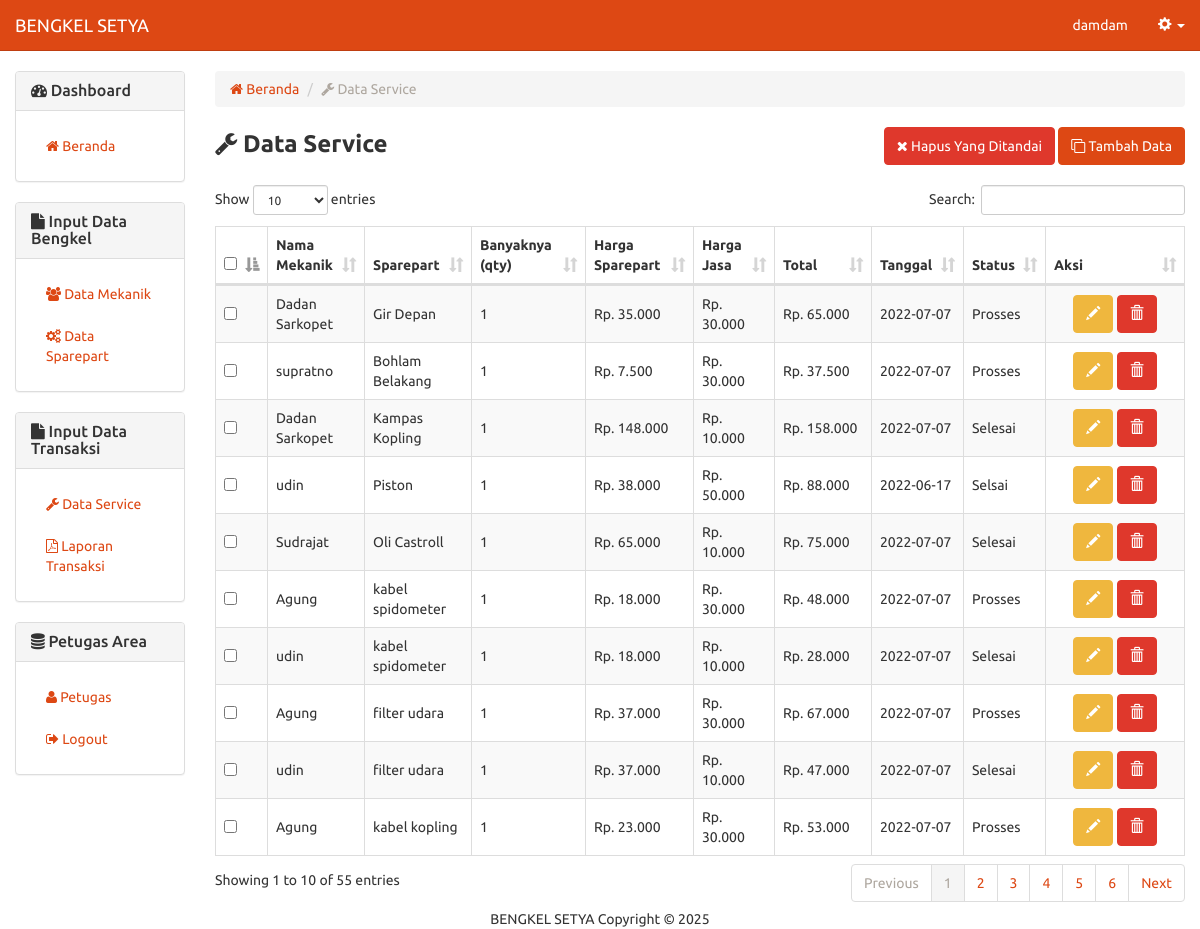
/bengkel/pembelian.php (signed in), run on the app's committed database.
### tables this page shows
CREATE TABLE `213_pembelian` (
  `id_pembelian` int(5) NOT NULL,
  `id_mekanik` int(5) DEFAULT NULL,
  `id_sparepart` int(5) DEFAULT NULL,
  `qty` int(5) DEFAULT NULL,
  `harga_jasa` varchar(10) DEFAULT NULL,
  `tgl_beli` date DEFAULT NULL,
  `status` varchar(15) NOT NULL
);

CREATE TABLE `213_mekanik` (
  `id_mekanik` int(5) UNSIGNED NOT NULL,
  `nama_mekanik` varchar(50) DEFAULT NULL
);

CREATE TABLE `213_sparepart` (
  `id_sparepart` int(5) NOT NULL,
  `sparepart` varchar(50) DEFAULT NULL,
  `stock` varchar(5) DEFAULT NULL,
  `harga` varchar(10) DEFAULT NULL
);

### bengkel/includes/pembelian.inc.php (called while the page is built, shortened)
<?php
class Pembelian{
  private $conn;
  public function __construct($db){
    $this->conn = $db;
  }
	function readAll(){
		$query = "SELECT * FROM 213_pembelian JOIN 213_mekanik ON 213_pembelian.id_mekanik=213_mekanik.id_mekanik JOIN 213_sparepart ON 213_pembelian.id_sparepart=213_sparepart.id_sparepart";
		$stmt = $this->conn->prepare( $query );
		$stmt->execute();
		return $stmt;
	}
	function countAll(){
		$query = "SELECT * FROM 213_pembelian JOIN 213_mekanik ON 213_pembelian.id_mekanik=213_mekanik.id_mekanik JOIN 213_sparepart ON 213_pembelian.id_sparepart=213_sparepart.id_sparepart";
		$stmt = $this->conn->prepare( $query );
		$stmt->execute();
		return $stmt->rowCount();
	}
}
?>

### bengkel/pembelian.php (the view, shortened to what this page needs)
<?php
include "header.php";
include_once 'includes/pembelian.inc.php';
$pro = new Pembelian($db);
$stmt = $pro->readAll();
            ?>
<div class="row">
	<div class="col-xs-12 col-sm-12 col-md-2">
		  	<?php
			include_once 'sidebar.php';
			?>
	</div>
	<div class="col-xs-12 col-sm-12 col-md-10">
	<ol class="breadcrumb">
	  <li><a href="home.php"><span class="fa fa-home"></span> Beranda</a></li>
	  <li class="active"><span class="fa fa-wrench"></span> Data Service</li>
	</ol>
<form method="post">
    <div class="row">
        <div class="col-md-6 text-left">
            <strong style="font-size:18pt;"><span class="fa fa-wrench"></span> Data Service</strong>
        </div>
        <div class="col-md-6 text-right">
            <button type="submit" name="hapus-contengan" class="btn btn-danger"><span class="fa fa-close"></span> Hapus Yang Ditandai</button>
            <button type="button" onclick="location.href='pembelian-baru.php'" class="btn btn-primary"><span class="fa fa-clone"></span> Tambah Data</button>
        </div>
    </div>
    <br/>
    <table width="100%" class="table table-striped table-bordered" id="tabeldata">
        <thead>
            <tr>
                <th width="10px"><input type="checkbox" name="select-all" id="select-all" /></th>
                <th>Nama Mekanik</th>
                <th>Sparepart</th>
				<th>Banyaknya (qty)</th>
				<th>Harga Sparepart</th>
                <th>Harga Jasa</th>
				<th width="10%">Total</th>
				<th>Tanggal</th>
                <th>Status</th>
                <th width="100px">Aksi</th>
            </tr>
        </thead>
               <tbody>
    <?php
    while ($row = $stmt->fetch(PDO::FETCH_ASSOC)){
    ?>
	<?php
	$hs= $row['harga'];
	$qt= $row['qty'];
	$hj= $row['harga_jasa'];
	$tot = ($hs * $qt) + $hj;
	?>
            <tr>
                <td style="vertical-align:middle;"><input type="checkbox" value="<?php echo $row['id_pembelian'] ?>" name="checkbox[]" /></td>
    	    <td style="vertical-align:middle;"><?php echo $row['nama_mekanik'] ?></td>
            <td style="vertical-align:middle;"><?php echo $row['sparepart'] ?></td>
			<td style="vertical-align:middle;"><?php echo $row['qty'] ?></td>
			<td style="vertical-align:middle;">Rp. <?php echo number_format($row['harga'] , 0, ".",".") ?></td>
            <td style="vertical-align:middle;">Rp. <?php echo number_format ($row['harga_jasa'] , 0, ".",".") ?></td>
			<td style="vertical-align:middle;">Rp. <?php echo number_format("$tot" , 0, ".",".")?></td>
		    <td style="vertical-align:middle;"><?php echo $row['tgl_beli'] ?></td>
            <td style="vertical-align:middle;"><?php echo $row['status'] ?></td>
            <td class="text-center" style="vertical-align:middle;">
              <a href="pembelian-ubah.php?id=<?php echo $row['id_pembelian'] ?>" class="btn btn-warning"><span class="glyphicon glyphicon-pencil" aria-hidden="true"></span></a>
            <b class="text-center" style="vertical-align:middle;">
    		  <a href="pembelian-hapus.php?id=<?php echo $row['id_pembelian'] ?>" onclick="return confirm('Yakin ingin menghapus data')" class="btn btn-danger"><span class="glyphicon glyphicon-trash" aria-hidden="true"></span></a></b>
    	    </td>
            </tr>
		 <?php
    }
    ?>
        </tbody>
    </table>
    </form>
</div>
</div>
<?php include "footer.php"; ?>

### data on the page
213_pembelian: id_mekanik.nama_mekanik "Dadan Sarkopet", 213_sparepart.sparepart "Gir Depan", qty "1", 213_sparepart.harga "35.000", harga_jasa "30.000", qty+harga_jasa "65.000", tgl_beli "2022-07-07", status "Prosses"
213_pembelian: id_mekanik.nama_mekanik "supratno", 213_sparepart.sparepart "Bohlam Belakang", qty "1", 213_sparepart.harga "7.500", harga_jasa "30.000", qty+harga_jasa "37.500", tgl_beli "2022-07-07", status "Prosses"
213_pembelian: id_mekanik.nama_mekanik "Dadan Sarkopet", 213_sparepart.sparepart "Kampas Kopling", qty "1", 213_sparepart.harga "148.000", harga_jasa "10.000", qty+harga_jasa "158.000", tgl_beli "2022-07-07", status "Selesai"
213_pembelian: id_mekanik.nama_mekanik "udin", 213_sparepart.sparepart "Piston", qty "1", 213_sparepart.harga "38.000", harga_jasa "50.000", qty+harga_jasa "88.000", tgl_beli "2022-06-17", status "Selsai"
213_pembelian: id_mekanik.nama_mekanik "Sudrajat", 213_sparepart.sparepart "Oli Castroll", qty "1", 213_sparepart.harga "65.000", harga_jasa "10.000", qty+harga_jasa "75.000", tgl_beli "2022-07-07", status "Selesai"
213_pembelian: id_mekanik.nama_mekanik "Agung", 213_sparepart.sparepart "kabel spidometer", qty "1", 213_sparepart.harga "18.000", harga_jasa "30.000", qty+harga_jasa "48.000", tgl_beli "2022-07-07", status "Prosses", 213_sparepart.sparepart "filter udara", 213_sparepart.harga "37.000", qty+harga_jasa "67.000", 213_sparepart.sparepart "kabel kopling", 213_sparepart.harga "23.000", qty+harga_jasa "53.000"
213_pembelian: id_mekanik.nama_mekanik "udin", 213_sparepart.sparepart "kabel spidometer", qty "1", 213_sparepart.harga "18.000", harga_jasa "10.000", qty+harga_jasa "28.000", tgl_beli "2022-07-07", status "Selesai", 213_sparepart.sparepart "filter udara", 213_sparepart.harga "37.000", qty+harga_jasa "47.000"

### other printed values
$_SESSION['nama_pengguna'] "damdam"
